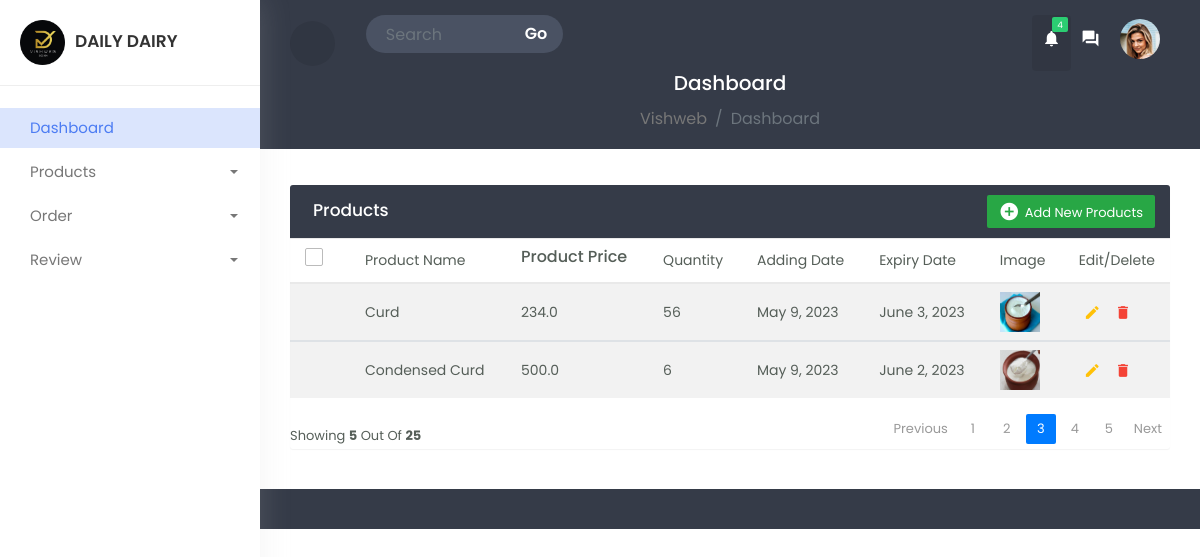
Screenshot of /seller/sellerhome (signed in) with the database file from the repository.
### dairyapp/models.py (models this page shows, shortened)
class Products(models.Model):
    prd_name=models.CharField(max_length=100)
    prd_price=models.FloatField()
    prd_description = models.TextField()
    category = models.ForeignKey(categories,on_delete=models.CASCADE, max_length=100, null=True)
    stock = models.IntegerField(default=1)
    prd_img=models.ImageField(upload_to='Products')
    adddate = models.DateField("adddate", auto_now_add=True)
    expirydate = models.DateField("expirydate", null=True)
    myuser = models.ForeignKey(Seller_registration, on_delete=models.CASCADE, max_length=100, null=True)
    def __str__(self):
        return self.prd_name

### seller/views.py (the view)
# urls.py: path('/sellerhome',views.sellerhome,name='sellerhome'),
def sellerhome(request):
    user = request.session['id']
    print(user)
    sr= Products.objects.filter(myuser_id=user)
    catagory=categories.objects.all()
    print(sr)
    context={'sr':sr,'catagory':catagory}
    return render(request,"seller/index.html",context)

### dairyapp/templates/seller/index.html (shortened to what this page needs)
{% load static %}
<html lang="en" xmlns="http://www.w3.org/1999/html">
  <head>
        <link rel="stylesheet" href="{% static 'seller/css/bootstrap.min.css' %}">
        <link rel="stylesheet" href="{% static 'seller/css/custom.css' %}">
  </head>
  <body>
<div class="wrapper">
	 <div id="sidebar">
	    <div class="sidebar-header">
		   <h3><img src="{% static 'seller/img/logo.png' %}" class="img-fluid"/><span>Daily Dairy</span></h3>
		</div>
		<ul class="list-unstyled component m-0">
		  <li class="active">
		  <a href="#" class="dashboard">dashboard </a>
		  </li>
		  <li class="dropdown">
		  <a href="#homeSubmenu1" data-toggle="collapse" aria-expanded="false"
		  class="dropdown-toggle">
		  Products
		  </a>
		   <li class="dropdown">
		  <a href="#homeSubmenu2" data-toggle="collapse" aria-expanded="false"
		  class="dropdown-toggle">
		  order
		  </a>
		  </li>
		   <li class="dropdown">
		  <a href="#homeSubmenu5" data-toggle="collapse" aria-expanded="false"
		  class="dropdown-toggle">
		  Review
		  </a>
		  </li>
		</ul>
	 </div>
      <div id="content">
		  <div class="top-navbar">
		     <div class="xd-topbar">
			     <div class="row">
				     <div class="col-2 col-md-1 col-lg-1 order-2 order-md-1 align-self-center">
					    <div class="xp-menubar">
						</div>
					 </div>
					 <div class="col-md-5 col-lg-3 order-3 order-md-2">
					     <div class="xp-searchbar">
						     <form>
							    <div class="input-group">
								  <input type="search" class="form-control"
								  placeholder="Search">
								  <div class="input-group-append">
								     <button class="btn" type="submit" id="button-addon2">Go
									 </button>
								  </div>
								</div>
							 </form>
						 </div>
					 </div>
					 <div class="col-10 col-md-6 col-lg-8 order-1 order-md-3">
					     <div class="xp-profilebar text-right">
						    <nav class="navbar p-0">
							   <ul class="nav navbar-nav flex-row ml-auto">
							   <li class="dropdown nav-item active">
							     <a class="nav-link" href="#" data-toggle="dropdown">
								  <span class="material-icons">notifications</span>
								  <span class="notification">4</span>
								 </a>
							   </li>
							   <li class="nav-item">
							     <a class="nav-link" href="#">
								   <span class="material-icons">question_answer</span>
								 </a>
							   </li>
							   <li class="dropdown nav-item">
							     <a class="nav-link" href="#" data-toggle="dropdown">
								  <img src="{% static 'seller/img/user.jpg' %}" style="width:40px; border-radius:50%;"/>
									<a class="active" href="#">{{request.session.first_name}} {{request.session.last_name}}</a>
								 </a>
							   </li>
							   </ul>
							</nav>
						 </div>
					 </div>
				 </div>
				 <div class="xp-breadcrumbbar text-center">
				    <h4 class="page-title">Dashboard</h4>
					<ol class="breadcrumb">
					  <li class="breadcrumb-item"><a href="#">Vishweb</a></li>
					  <li class="breadcrumb-item active" aria-curent="page">Dashboard</li>
					</ol>
				 </div>
			 </div>
		  </div>
		      <div class="main-content">
			     <div class="row">
				    <div class="col-md-12">
					   <div class="table-wrapper">
					   <div class="table-title">
					     <div class="row">
						     <div class="col-sm-6 p-0 flex justify-content-lg-start justify-content-center">
							    <h2 class="ml-lg-2">Products</h2>
							 </div>
							 <div class="col-sm-6 p-0 flex justify-content-lg-end justify-content-center">
							   <a href="#addEmployeeModal" class="btn btn-success" data-toggle="modal">
							   <i class="material-icons">&#xE147;</i>
							   <span>Add New Products</span>
							   </a>
							 </div>
					     </div>
					   </div>
					   <table class="table table-striped table-hover">
					      <thead>
						     <tr>
							 <th><span class="custom-checkbox">
							 <label for="selectAll"></label></span></th>
							 <th>product name</th>
							 <th><h6>product price</h6></th>
							 <th>Quantity</th>
							 <th>Adding date</th>
							 <th>Expiry date</th>
							 <th>image</th>
						     <th> edit/delete</th>
							 </tr>
						  </thead>
						  {% for i in sr %}
						  <tbody>
							  <tr>
							 <th></th>
							 <th>{{i.prd_name}}</th>
							 <th>{{i.prd_price}}</th>
							 <th>{{i.stock}}</th>
							 <th>{{i.adddate}}</th>
								  <th>{{i.expirydate}}</th>
                                  <th><img src="{{i.prd_img.url}}"height="40" width="40"></th>
							 <th>
							    <a href="#editEmployeeModal-{{forloop.counter}}" class="edit" data-toggle="modal">
							   <i class="material-icons" data-toggle="tooltip" title="Edit">&#xE254;</i>
							   </a>
							   <a href="#deleteEmployeeModal-{{forloop.counter}}" class="delete" data-toggle="modal">
							   <i class="material-icons" data-toggle="tooltip" title="Delete">&#xE872;</i>
							   </a>
							 </th>
							 </tr>
						  </tbody>
					      {% endfor %}
					   </table>
					   <div class="clearfix">
					     <div class="hint-text">showing <b>5</b> out of <b>25</b></div>
					     <ul class="pagination">
						    <li class="page-item disabled"><a href="#">Previous</a></li>
							<li class="page-item "><a href="#"class="page-link">1</a></li>
							<li class="page-item "><a href="#"class="page-link">2</a></li>
							<li class="page-item active"><a href="#"class="page-link">3</a></li>
							<li class="page-item "><a href="#"class="page-link">4</a></li>
							<li class="page-item "><a href="#"class="page-link">5</a></li>
							<li class="page-item "><a href="#" class="page-link">Next</a></li>
						 </ul>
					   </div>
					   </div>
					</div>
		{% for i in sr %}
			     </div>
			  </div>
		 <footer class="footer">
		 </footer>
	  </div>
</div>
{% endfor%}
  </body>
  </html>

### rows the page displays
Products: prd_name "Curd", prd_price "234.0", stock "56", adddate "May 9, 2023", expirydate "June 3, 2023", prd_img (picture)
Products: prd_name "Condensed Curd", prd_price "500.0", stock "6", adddate "May 9, 2023", expirydate "June 2, 2023", prd_img (picture)
